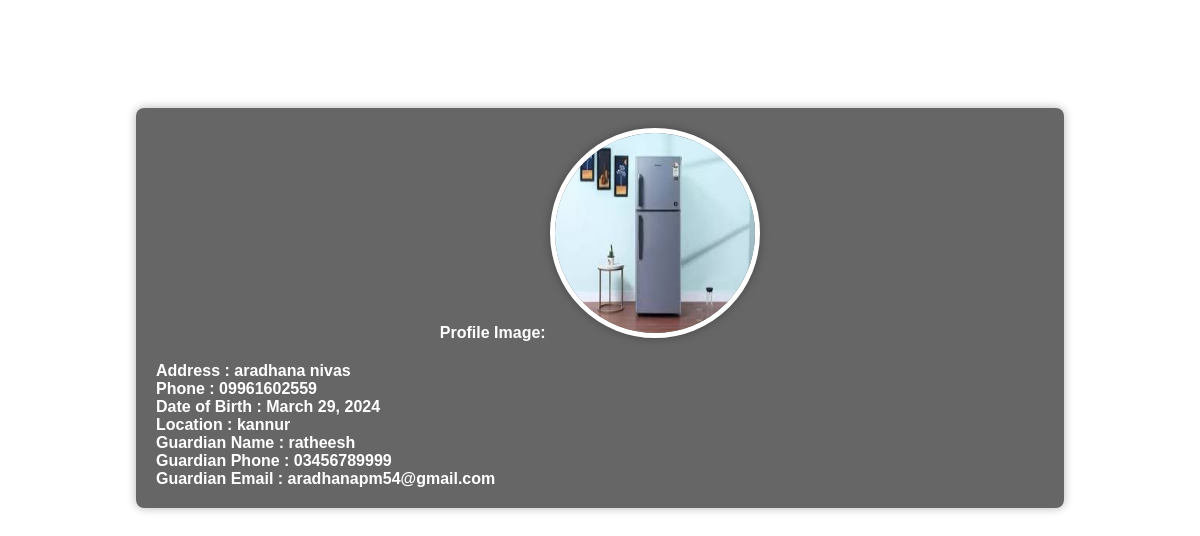
The app's page /user/15/ (signed in) with its own data.
### app/models.py (models this page shows, shortened)
class UserProfile(models.Model):
    user = models.OneToOneField(User, on_delete=models.CASCADE, related_name="user_profile")
    address = models.CharField(max_length=200, null=True)
    phone = models.CharField(max_length=20, null=True)
    dob = models.DateField(null=True)
    location = models.CharField(max_length=200, null=True)
    profile_image = models.ImageField(upload_to='images/profile', blank=True, null=True)
    guardian_name = models.CharField(max_length=200, null=True)
    guardian_phone = models.CharField(max_length=20, null=True)
    guardian_email = models.EmailField(max_length=30,null=True)

### app/views.py (the view)
# urls.py: path("user/<int:pk>/",SpecifiedUser.as_view(),name="specifieduser"),
@method_decorator(decs,name="dispatch")
class SpecifiedUser(DetailView):
    model = UserProfile
    template_name = 'userlist.html'
    context_object_name = 'data'
    def get_object(self, queryset=None):
        user_id = self.kwargs.get("pk")
        try:
            user = User.objects.get(pk=user_id)
            return UserProfile.objects.get(user=user)
        except User.DoesNotExist:
            raise Http404("User does not exist")
        except UserProfile.DoesNotExist:
            raise Http404("UserProfile does not exist for the specified user")

### app/decorator.py (called while the page is built)
def login_required(fn):
    def wrapper(request,*args,**kwargs):
        if not request.user.is_authenticated:
            messages.error(request,"invalid session")
            return redirect("signin")
        else:
            return fn(request,*args,**kwargs)
    return wrapper

### app/templates/userlist.html (shortened to what this page needs)
<!DOCTYPE html>
<html lang="en">
<head>
</head>
<body>
    <div class="container">
        <div class="profile-header">
            <h1>User Profile</h1>
        </div>
        <div class="profile-info">
            <div class="profile-image">
                <label for="profile_image">Profile Image:</label>
                {% if data.profile_image %}
                <img src="{{ data.profile_image.url }}" alt="Profile Image">
                {% else %}
                <p>No profile image available</p>
                {% endif %}
            </div>
            <label for="address">Address  :  {{ data.address }}</label>
<div>
            <label for="phone">Phone  :  {{ data.phone }}</label>
</div>
<div>
            <label for="dob">Date of Birth   :  {{ data.dob }}</label>
            </div>
<div>
    <label for="location">Location  :  {{ data.location }}</label>
</div>
             <div>
            <label for="guardian_name">Guardian Name  :  {{ data.guardian_name }}
            </label>
            </div>
             <div>
            <label for="guardian_phone">Guardian Phone  :  {{ data.guardian_phone }}</label>
            </div>
            <div>
                <label for="guardian_email">Guardian Email  :  {{ data.guardian_email }}</label>
            </div>
        </div>
    </div>
</body>
</html>

### app/templates/userlist.html (style rules this page uses)
body { font-family: Arial, sans-serif; margin: 0; padding: 20px; background: url(https://wallpapers.com/images/hd/black-cubes-iphone-dark-hn8dtu2xe6u6efu1.jpg); color: #fff; background-size: cover; background-position: center; }
.container { width: 80%; margin: 0 auto; }
.profile-header { text-align: center; margin-bottom: 30px; }
.profile-info { background-color: rgba(0, 0, 0, 0.6); padding: 20px; border-radius: 8px; box-shadow: 0 0 10px rgba(0, 0, 0, 0.3); }
.profile-info label { font-weight: bold; color: #fff; }
.profile-image { text-align: center; margin-bottom: 20px; }
.profile-image img { width: 200px; height: 200px; border-radius: 50%; border: 5px solid #fff; box-shadow: 0 0 10px rgba(0, 0, 0, 0.3); }

### records on screen
UserProfile: profile_image (picture), address "aradhana nivas", phone "09961602559", dob "March 29, 2024", location "kannur", guardian_name "ratheesh", guardian_phone "03456789999", guardian_email "aradhanapm54@gmail.com"
